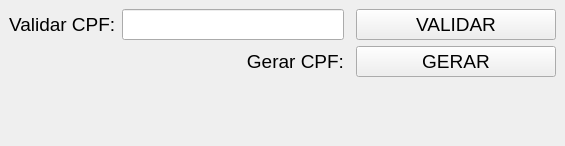
<?xml version="1.0" encoding="UTF-8"?>
<ui version="4.0">
 <class>MainWindow</class>
 <widget class="QMainWindow" name="MainWindow">
  <property name="geometry">
   <rect>
    <x>0</x>
    <y>0</y>
    <width>565</width>
    <height>146</height>
   </rect>
  </property>
  <property name="windowTitle">
   <string>Valida ou Gera CPF</string>
  </property>
  <widget class="QWidget" name="centralwidget">
   <layout class="QGridLayout" name="gridLayout">
    <item row="1" column="1">
     <widget class="QLabel" name="label">
      <property name="font">
       <font>
        <family>Segoe UI</family>
        <pointsize>14</pointsize>
       </font>
      </property>
      <property name="text">
       <string>Gerar CPF:</string>
      </property>
      <property name="alignment">
       <set>Qt::AlignRight|Qt::AlignTrailing|Qt::AlignVCenter</set>
      </property>
     </widget>
    </item>
    <item row="0" column="1">
     <widget class="QLineEdit" name="inputValidaCPF">
      <property name="font">
       <font>
        <family>Segoe UI</family>
        <pointsize>14</pointsize>
       </font>
      </property>
     </widget>
    </item>
    <item row="0" column="0">
     <widget class="QLabel" name="label_2">
      <property name="font">
       <font>
        <family>Segoe UI</family>
        <pointsize>14</pointsize>
       </font>
      </property>
      <property name="text">
       <string>Validar CPF:</string>
      </property>
     </widget>
    </item>
    <item row="1" column="3">
     <widget class="QPushButton" name="btnGeraCPF">
      <property name="minimumSize">
       <size>
        <width>200</width>
        <height>0</height>
       </size>
      </property>
      <property name="font">
       <font>
        <family>Segoe UI</family>
        <pointsize>14</pointsize>
       </font>
      </property>
      <property name="text">
       <string>GERAR</string>
      </property>
     </widget>
    </item>
    <item row="3" column="0" colspan="4">
     <widget class="QLabel" name="labelRetorno">
      <property name="font">
       <font>
        <family>Segoe UI</family>
        <pointsize>28</pointsize>
        <weight>75</weight>
        <bold>true</bold>
       </font>
      </property>
      <property name="styleSheet">
       <string notr="true">color:green</string>
      </property>
      <property name="text">
       <string/>
      </property>
      <property name="alignment">
       <set>Qt::AlignCenter</set>
      </property>
      <property name="wordWrap">
       <bool>false</bool>
      </property>
      <property name="textInteractionFlags">
       <set>Qt::LinksAccessibleByMouse|Qt::TextSelectableByMouse</set>
      </property>
     </widget>
    </item>
    <item row="0" column="3">
     <widget class="QPushButton" name="btnValidaCPF">
      <property name="minimumSize">
       <size>
        <width>200</width>
        <height>0</height>
       </size>
      </property>
      <property name="baseSize">
       <size>
        <width>0</width>
        <height>0</height>
       </size>
      </property>
      <property name="font">
       <font>
        <family>Segoe UI</family>
        <pointsize>14</pointsize>
       </font>
      </property>
      <property name="text">
       <string>VALIDAR</string>
      </property>
     </widget>
    </item>
   </layout>
  </widget>
 </widget>
 <resources/>
 <connections/>
</ui>
